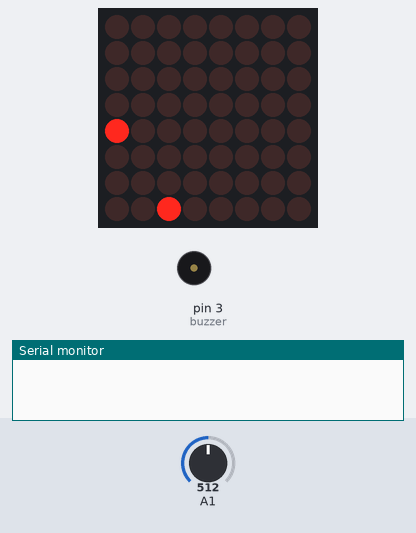
Simulated run of this sketch. Board: Arduino Uno, built with avr-gcc and run on an emulated ATmega328P. On the bench: 8×8 LED matrix, buzzer (waves = sounding), the last lines printed to the serial monitor. The test bench sets the inputs (shaded band); at power-on: A1 = 512. Random numbers use the default seed unless the sketch sets one.

Above: at 1.2 s.
1.3 s: A1 set to 594
3.5 s: A1 set to 617
At 3.72 s:
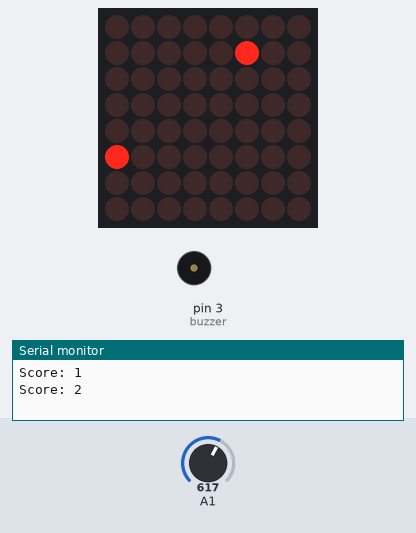
5.7 s: A1 set to 414
8.7 s: A1 set to 393
At 8.95 s:
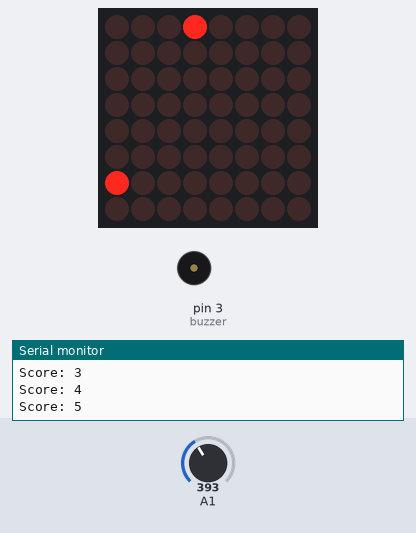
10.9 s: A1 set to 610
At 11.16 s:
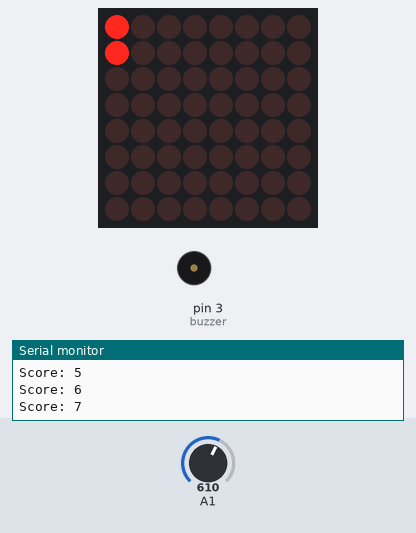
13.1 s: A1 set to 390
At 18.2 s:
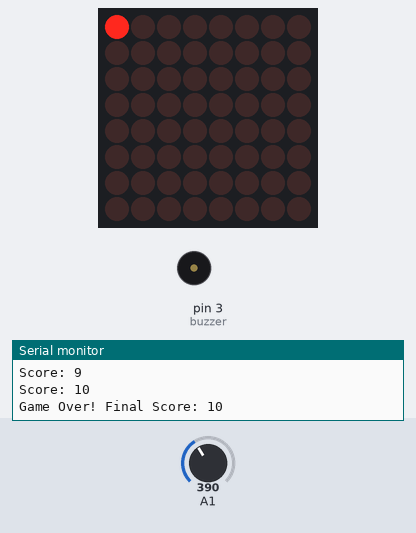
Timing chart, 0 to 19.2 s (numbered marks = the images above; inputs shaded):
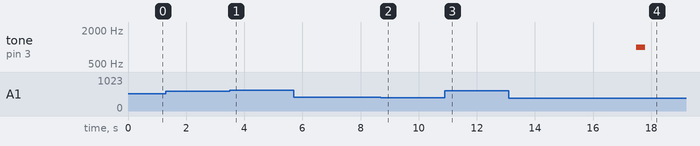

The sketch:

dot_matrix_game.ino
```cpp
#include <LedControl.h>

LedControl lc = LedControl(11, 13, 10, 1); // DIN, CLK, CS, # of displays

// Player variables
int playerY = 4;

// Obstacle variables
int obstacleX = 7;
int obstacleY = random(0, 8);
// Score
int score = 0;
// Buzzer pin
const int buzzer = 3;

void setup() {
  lc.shutdown(0, false);
  lc.setIntensity(0, 8);
  lc.clearDisplay(0);
  pinMode(buzzer, OUTPUT);
  Serial.begin(9600);
}

void loop() {
  // Read joystick vertical axis
  int yValue = analogRead(A1);
  if (yValue < 400 && playerY > 0) playerY--; // Move up
  if (yValue > 600 && playerY < 7) playerY++; // Move down

  lc.clearDisplay(0);

  // Draw player
  lc.setLed(0, playerY, 0, true);

  // Draw obstacle
  lc.setLed(0, obstacleY, obstacleX, true);

  // Check collision
  if (playerY == obstacleY && obstacleX == 0) {
    tone(buzzer, 1000, 300); // Play buzzer sound
    Serial.println("Game Over! Final Score: " + String(score));
    delay(1000);
    resetGame();
  }
 // Move obstacle left
  obstacleX--;
  if (obstacleX < 0) {
    obstacleX = 7;
    obstacleY = random(0, 8);
    score++;
    Serial.println("Score: " + String(score));
  }

  delay(200); // Speed control
}

void resetGame() {
  score = 0;
  playerY = 4;
  obstacleX = 7;
  obstacleY = random(0, 8);
}
```

Measured:
- the behaviour switches between 600 and 601 on A1 (found by bisection; images 0 and 1)
- the behaviour switches between 400 and 399 on A1 (found by bisection; images 1 and 2)
- after the input at 13.1 s, tone on pin 3 (buzzer): silent → 1000 Hz after 4.4 s, → silent 0.30 s later
